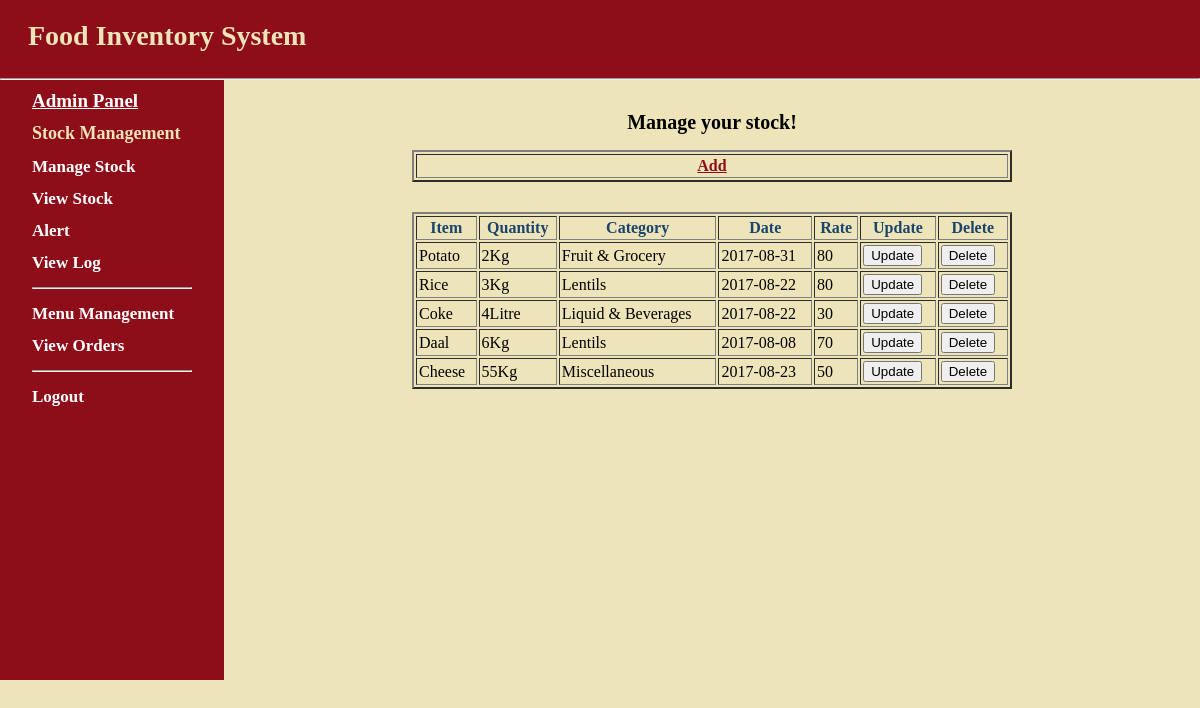
The app's page /demo.php with its own data.
### tables this page shows
CREATE TABLE IF NOT EXISTS `list` (
  `SN` int(11) NOT NULL AUTO_INCREMENT,
  `Item` varchar(50) NOT NULL,
  `Quantity` float NOT NULL,
  `Unit` varchar(50) NOT NULL,
  `Category` varchar(50) NOT NULL,
  `Date` date NOT NULL,
  `Rate` float NOT NULL,
  PRIMARY KEY (`SN`)
);

### public/demo.php (the view, shortened to what this page needs)
<?php
include("index.php");
$sql= "SELECT * FROM `list` ORDER BY Quantity ";
$record=mysqli_query($dbconnect,$sql);
?>
<html>
<head>
</head>
<body>
<div id="main">
    <div id="navigation">
   	<h1 style="text-align: left; font-family: Lucida Calligraphy; font-size:19px ;"><b><u><a href="admin.php">Admin Panel</a></u></b></h1>
<p style="font-size:18px; font-family: Minion Pro Med; color:#EEE4B9;"><b>Stock Management</b></p>
<p style="font-size: 17px; font-family:Minion Pro Med;"><a href="demo.php" ><b>Manage Stock</b></a></p>
<p style="font-size: 17px; font-family:Minion Pro Med;"><a href="up2.php" ><b>View Stock</b></a></p>
<p style="font-size: 17px; font-family:Minion Pro Med;"><a href="thre.php" ><b>Alert</b></a></p>
<p style="font-size: 17px; font-family:Minion Pro Med;"><a href="log_search.php" ><b>View Log</b></a></p>
<hr />
<p style="font-size:17px; font-family: Minion Pro Med;"><a href="menupanel.php"><b>Menu Management</b> </a></p>
<p style="font-size:17px; font-family: Minion Pro Med;"><a href="display_order.php"><b>View Orders</b> </a></p>
<hr />
<p style="font-size: 17px; font-family:Minion Pro Med;"><a href="home.php"><b>Logout</b></a></p>
</div>
<br />
<p style="text-align: left; font-family:  font-size:28px; text-align:center;"><b>Manage your stock!</b></p>
<table width="600px" border="2" cellpadding="2" cellspacing="2" align="center">
<tr style="font-family: Cambria">
<th style="color:#1A446C"><a href="insert.php"><b>Add</b></a></th>
</tr>
</table>
<br /><br />
<table width="600px" border="2" cellpadding="2" cellspacing="2" align="center">
<tr style="font-family: Cambria">
<th style="color:#1A446C"><b>Item</b></th>
<th style="color:#1A446C"><b>Quantity</th>
<th style="color:#1A446C"><b>Category</th>
<th style="color:#1A446C"><b>Date</th>
<th style="color:#1A446C"><b>Rate</th>
<th style="color:#1A446C"><b>Update</th>
<th style="color:#1A446C"><b>Delete</th>
</tr>
<?php
while($list=mysqli_fetch_assoc($record)){
	echo "<tr>";
		echo "<td>".$list['Item']."</td>";
		echo "<td>".$list['Quantity'].$list['Unit']."</td>";
            	echo "<td>".$list['Category']."</td>";
                echo "<td>".$list['Date']."</td>";
                  echo "<td>".$list['Rate']."</td>";
                    	echo "<td><a href=update.php?item=".$list['Item']."&quantity=".$list['Quantity']."&id=".$list['SN']."><input type=Submit value=Update></a></td>";
                    	echo "<td><a href=delete.php?item=".$list['Item']."&quantity=".$list['Quantity']."&id=".$list['SN']."><input type=Submit value=Delete></a></td>";
echo "</tr>";
}
?>
</table>
</div>
</body>
</html>

### public/stylesheets/basic1.css (style rules this page uses)
html { height:100%; width:100% }
body { width:100%; height:100%; margin:0; padding:0; border:0; font-family:Verdana,Arial,Helvetica,sans-serif,harrington; font-size:13px; line-height:15px; background: #EEE4B9; background-image: }
a { color:#8D0D19 }
#main { height:600px; width:100%; margin:0; padding:0; background:#EEE4B9; font-family:Cambria; font-size: 20px;; }
#navigation { float:left; width:160px; height:100%; margin:0; padding:0 2em; color:white; background:#8D0D19; font-size: 16px; text-align: left; }
#navigation a { color:white; text-decoration: none; }

### records on screen
list: Item "Potato", Quantity "2", Unit "Kg", Category "Fruit & Grocery", Date "2017-08-31", Rate "80"
list: Item "Rice", Quantity "3", Unit "Kg", Category "Lentils", Date "2017-08-22", Rate "80"
list: Item "Coke", Quantity "4", Unit "Litre", Category "Liquid & Beverages", Date "2017-08-22", Rate "30"
list: Item "Daal", Quantity "6", Unit "Kg", Category "Lentils", Date "2017-08-08", Rate "70"
list: Item "Cheese", Quantity "55", Unit "Kg", Category "Miscellaneous", Date "2017-08-23", Rate "50"
